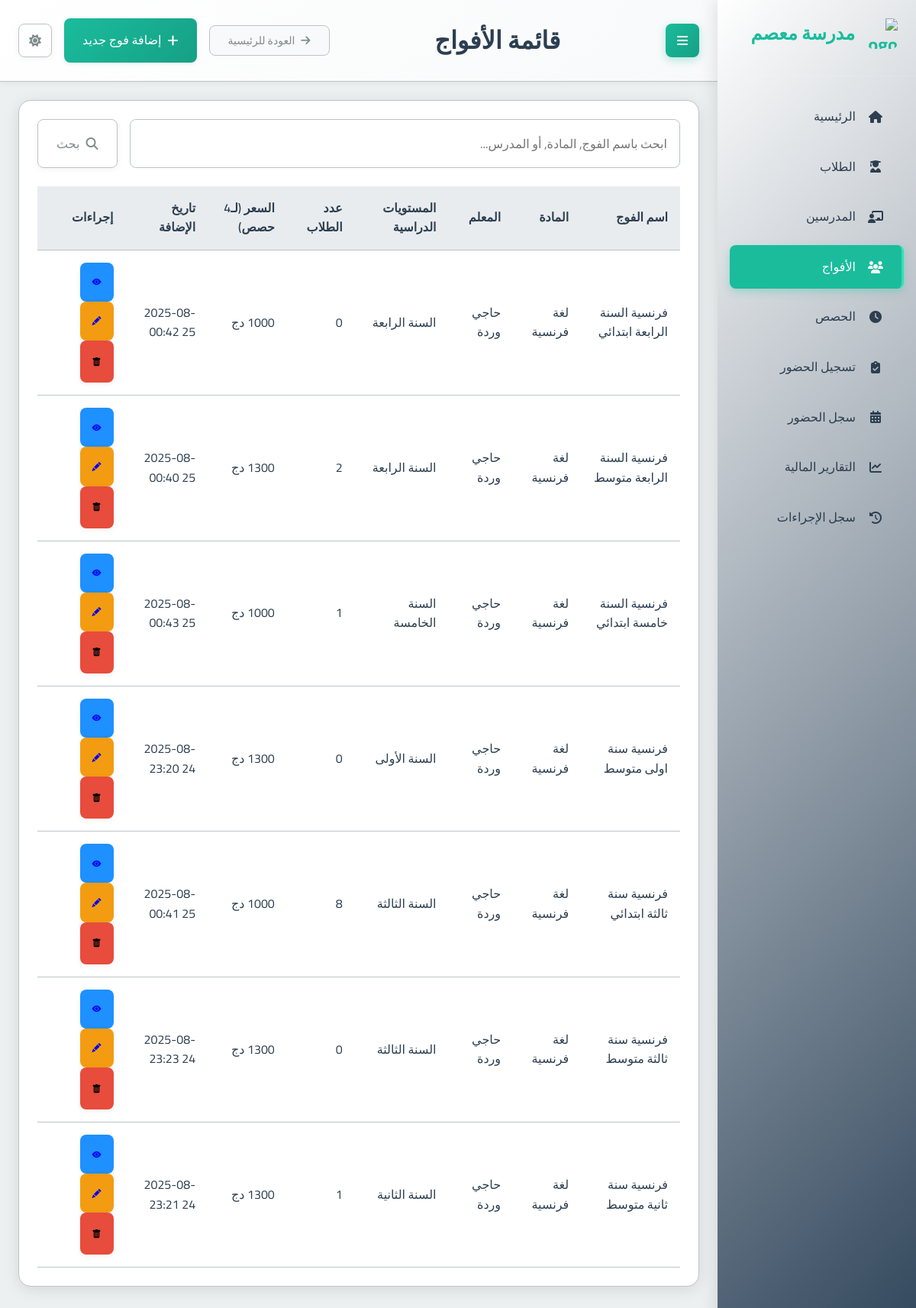
The app's page /groups/ with its own data.
### school_app/models.py (models this page shows, shortened)
class Group(models.Model):
    name = models.CharField(max_length=100, verbose_name="اسم الفوج")
    subject = models.ForeignKey(Subject, on_delete=models.PROTECT, verbose_name="المادة")
    teacher = models.ForeignKey(Teacher, on_delete=models.CASCADE, verbose_name="المدرس")
    academic_levels = models.ManyToManyField(AcademicLevel, verbose_name="المستويات الدراسية المتوافقة")
    price_per_4_sessions = models.DecimalField(max_digits=10, decimal_places=2, verbose_name="السعر لكل 4 حصص")
    session_day = models.IntegerField(choices=[
        (0, 'الاثنين'),
        (1, 'الثلاثاء'),
        (2, 'الأربعاء'),
        (3, 'الخميس'),
        (4, 'الجمعة'),
        (5, 'السبت'),
        (6, 'الأحد')
    ], verbose_name="يوم الحصة")
    session_start_time = models.TimeField(verbose_name="وقت بداية الحصة")
    session_duration = models.DecimalField(max_digits=4, decimal_places=2, default=1.5, verbose_name="مدة الحصة (ساعات)")
    students = models.ManyToManyField(Student, through='StudentGroup', blank=True, verbose_name="الطلاب المسجلون")
    created_at = models.DateTimeField(auto_now_add=True, verbose_name="تاريخ الإنشاء")
    is_continuous = models.BooleanField(default=False, verbose_name="فوج مستمر (تُنشأ الحصص أسبوعياً تلقائياً)")
    created_sessions_until = models.DateField(null=True, blank=True, verbose_name="تم إنشاء الحصص حتى تاريخ")
    class Meta:
        verbose_name = "فوج"
        verbose_name_plural = "الأفواج"

class Subject(models.Model):
    name = models.CharField(max_length=100, verbose_name="اسم المادة")
    class Meta:
        verbose_name = "مادة دراسية"
        verbose_name_plural = "المواد الدراسية"

class Teacher(models.Model):
    full_name = models.CharField(max_length=201, verbose_name="الاسم الكامل")
    phone_number = models.CharField(max_length=20, unique=True, verbose_name="رقم الهاتف")
    subject = models.ForeignKey(Subject, on_delete=models.PROTECT, verbose_name="المادة الأساسية")
    created_at = models.DateTimeField(auto_now_add=True, verbose_name="تاريخ الإنشاء")
    class Meta:
        verbose_name = "مدرس"
        verbose_name_plural = "المدرسون"

class AcademicLevel(models.Model):
    name = models.CharField(max_length=100, verbose_name="الاسم")
    category = models.CharField(max_length=50, choices=[
        ('PRIMARY', 'ابتدائي'),
        ('MIDDLE', 'متوسط'),
        ('HIGH', 'ثانوي')
    ], verbose_name="الفئة")
    class Meta:
        verbose_name = "المستوى الدراسي"
        verbose_name_plural = "المستويات الدراسية"

### school_app/views.py (the view, shortened to what this page needs)
# urls.py: path('groups/', views.group_list, name='group_list'),
def group_list(request):
    query = request.GET.get('q', '').strip()
    groups_qs = Group.objects.select_related('subject', 'teacher').prefetch_related('students', 'academic_levels')
    groups = groups_qs.order_by('name')
    context = {
        'groups': groups,
        'page_title': 'قائمة الأفواج',
        'search_query': query
    }
    return render(request, 'school_app/group_list.html', context)

### templates/school_app/group_list.html (shortened to what this page needs)
{% extends "base.html" %}
{% block page_title %}{{ page_title|default:"قائمة الأفواج" }}{% endblock %}
{% block header_actions %}
  <a href="{% url 'add_group' %}" class="btn btn-primary">
    <i class="fas fa-plus"></i> إضافة فوج جديد
  </a>
{% endblock %}
{% block content %}
<div class="card">
  <div class="card-body">
    <form method="get" action="{% url 'group_list' %}" class="mb-3">
      <div class="input-group">
        <input type="text" name="q" class="form-control" placeholder="ابحث باسم الفوج, المادة, أو المدرس..." value="{{ search_query|default:'' }}">
        <div class="input-group-append">
          <button class="btn btn-outline-secondary" type="submit">
            <i class="fas fa-search"></i> بحث
          </button>
        </div>
      </div>
    </form>
    {% if groups %}
      <div class="table-container">
        <table class="table table-striped">
          <thead>
            <tr>
              <th>اسم الفوج</th>
              <th>المادة</th>
              <th>المعلم</th>
            <th>المستويات الدراسية</th>
              <th>عدد الطلاب</th>
              <th>السعر (لـ4 حصص)</th>
              <th>تاريخ الإضافة</th>
              <th>إجراءات</th>
            </tr>
          </thead>
          <tbody>
            {% for group in groups %}
              <tr>
                <td>{{ group.name }}</td>
                <td>{{ group.subject.name }}</td>
                <td>{{ group.teacher.full_name }}</td>
            <td>
              {% for level in group.academic_levels.all %}
                {{ level.name }}{% if not forloop.last %}, {% endif %}
              {% empty %}
                لا يوجد
              {% endfor %}
            </td>
                <td>{{ group.students.count }}</td>
            <td>{{ group.price_per_4_sessions|floatformat:"-2" }} دج</td>
                <td>{{ group.created_at|date:"Y-m-d H:i" }}</td>
                <td>
                  <a href="{% url 'group_detail' group.id %}" class="btn btn-sm btn-info" title="عرض التفاصيل"> <i class="bi bi-eye-fill"></i><span class="sr-only">عرض التفاصيل</span></a>
                  <a href="{% url 'edit_group' group.id %}" class="btn btn-sm btn-warning" title="تعديل"> <i class="bi bi-pencil-fill"></i><span class="sr-only">تعديل</span></a>
                  <form action="{% url 'delete_group' group.id %}" method="post" style="display: inline;" onsubmit="return confirm('هل أنت متأكد أنك تريد حذف هذا الفوج؟ سيتم حذف جميع الحصص المتعلقة به أيضاً.');">
                      <button type="submit" class="btn btn-danger btn-sm" title="حذف"><i class="bi bi-trash-fill"></i><span class="sr-only">حذف</span></button>
                  </form>
                </td>
              </tr>
            {% endfor %}
          </tbody>
        </table>
      </div>
    {% else %}
      <p class="text-center text-muted">لا توجد أفواج مسجلة حالياً.</p>
      <div class="text-center mt-3">
         <a href="{% url 'add_group' %}" class="btn btn-primary">إضافة فوج جديد</a>
      </div>
    {% endif %}
  </div>
</div>
{% endblock %}

### static/css/main.css (style rules this page uses)
:root { --primary-color: #2c3e50; --primary-light: #34495e; --primary-darker: #1a252f; --accent-color: #1abc9c; --accent-light: #2fe2b3; --accent-dark: #16a085; --text-color: #2c3e50; --text-secondary: #7f8c8d; --text-on-primary: #ffffff; --text-on-accent: #ffffff; --text-nav: #2c3e50; --background-color: #ecf0f1; --card-background: #ffffff; --input-background: #ffffff; --border-color: #bdc3c7; --input-border-color: #bdc3c7; --success-color: #2ecc71; --warning-color: #f39c12; --error-color: #e74c3c; --info-color: #1E90FF; --table-header-background: #e9ecef; --table-row-hover-background: #f8f9fa; --box-shadow-color: rgba(0, 0, 0, 0.1); --box-shadow-color-hover: rgba(0, 0, 0, 0.15); --box-shadow-soft-color: rgba(0, 0, 0, 0.05); --subtle-background: #f8f9fa; --spacing-xs: 8px; --spacing-sm: 16px; --spacing-md: 24px; --spacing-lg: 32px; --spacing-xl: 48px; --font-family: 'Cairo', sans-serif; --font-size-xs: 12px; --font-size-sm: 14px; --font-size-md: 16px; --font-size-lg: 20px; --font-size-xl: 24px; --font-size-xxl: 32px; --border-radius-sm: 4px; --border-radius-md: 8px; --border-radius-lg: 16px; --transition-fast: 0.2s ease; --transition-normal: 0.3s ease; --transition-slow: 0.5s ease; --sidebar-width: 260px; }
* { margin: 0; padding: 0; box-sizing: border-box; direction: rtl; }
html { direction: rtl; font-size: 16px; }
body { font-family: var(--font-family); background-color: var(--background-color); color: var(--text-color); line-height: 1.6; transition: background-color var(--transition-normal), color var(--transition-normal); overflow-x: hidden; }
.btn-warning { background: var(--warning-color); }
.btn-danger { background: var(--error-color); }
.btn-info { background: var(--info-color); }
.card { background-color: var(--card-background); border-radius: var(--border-radius-lg); box-shadow: 0 4px 20px var(--box-shadow-color); margin-bottom: var(--spacing-md); overflow: hidden; transition: all var(--transition-normal); border: 1px solid var(--border-color); }
.card-body { padding: var(--spacing-md); color: var(--text-color); }
.btn { font-family: var(--font-family); padding: var(--spacing-sm) var(--spacing-md); border: none; border-radius: var(--border-radius-md); cursor: pointer; font-size: var(--font-size-md); font-weight: 500; text-decoration: none; display: inline-flex; align-items: center; gap: var(--spacing-xs); transition: all var(--transition-fast); box-shadow: 0 2px 8px var(--box-shadow-soft-color); }
.btn-primary { background: linear-gradient(135deg, var(--accent-color) 0%, var(--accent-dark) 100%); color: var(--text-on-accent); }
.btn-outline-secondary { background-color: transparent; border: 1px solid var(--border-color); color: var(--text-secondary); }
input, select, textarea { font-family: var(--font-family); width: 100%; padding: var(--spacing-sm); border: 1px solid var(--input-border-color); border-radius: var(--border-radius-md); background-color: var(--input-background); color: var(--text-color); font-size: var(--font-size-md); transition: all var(--transition-fast); }
.btn-sm { font-size: 12px; padding: 1rem; }
.mb-3 { margin-bottom: var(--spacing-md); }
.input-group { display: flex; gap: var(--spacing-sm); }
.table-container { overflow-x: auto; }
table { width: 100%; border-collapse: collapse; }
th, td { padding: var(--spacing-sm); text-align: right; border-bottom: 1px solid var(--border-color); }
th { background-color: var(--table-header-background); font-weight: 600; color: var(--text-color); }

### records on screen
Group: name "فرنسية السنة الرابعة ابتدائي", subject.name "لغة فرنسية", teacher.full_name "حاجي وردة", students.count "0", created_at "2025-08-25 00:42"
AcademicLevel: name "السنة الرابعة"
Group: name "فرنسية السنة الرابعة متوسط", subject.name "لغة فرنسية", teacher.full_name "حاجي وردة", students.count "2", created_at "2025-08-25 00:40"
AcademicLevel: name "السنة الرابعة"
Group: name "فرنسية السنة خامسة ابتدائي", subject.name "لغة فرنسية", teacher.full_name "حاجي وردة", students.count "1", created_at "2025-08-25 00:43"
AcademicLevel: name "السنة الخامسة"
Group: name "فرنسية سنة اولى متوسط", subject.name "لغة فرنسية", teacher.full_name "حاجي وردة", students.count "0", created_at "2025-08-24 23:20"
AcademicLevel: name "السنة الأولى"
Group: name "فرنسية سنة ثالثة ابتدائي", subject.name "لغة فرنسية", teacher.full_name "حاجي وردة", students.count "8", created_at "2025-08-25 00:41"
AcademicLevel: name "السنة الثالثة"
Group: name "فرنسية سنة ثالثة متوسط", subject.name "لغة فرنسية", teacher.full_name "حاجي وردة", students.count "0", created_at "2025-08-24 23:23"
AcademicLevel: name "السنة الثالثة"
Group: name "فرنسية سنة ثانية متوسط", subject.name "لغة فرنسية", teacher.full_name "حاجي وردة", students.count "1", created_at "2025-08-24 23:21"
AcademicLevel: name "السنة الثانية"

### other values on screen
{{ page_title|default:"قائمة الأفواج" }} "قائمة الأفواج"
